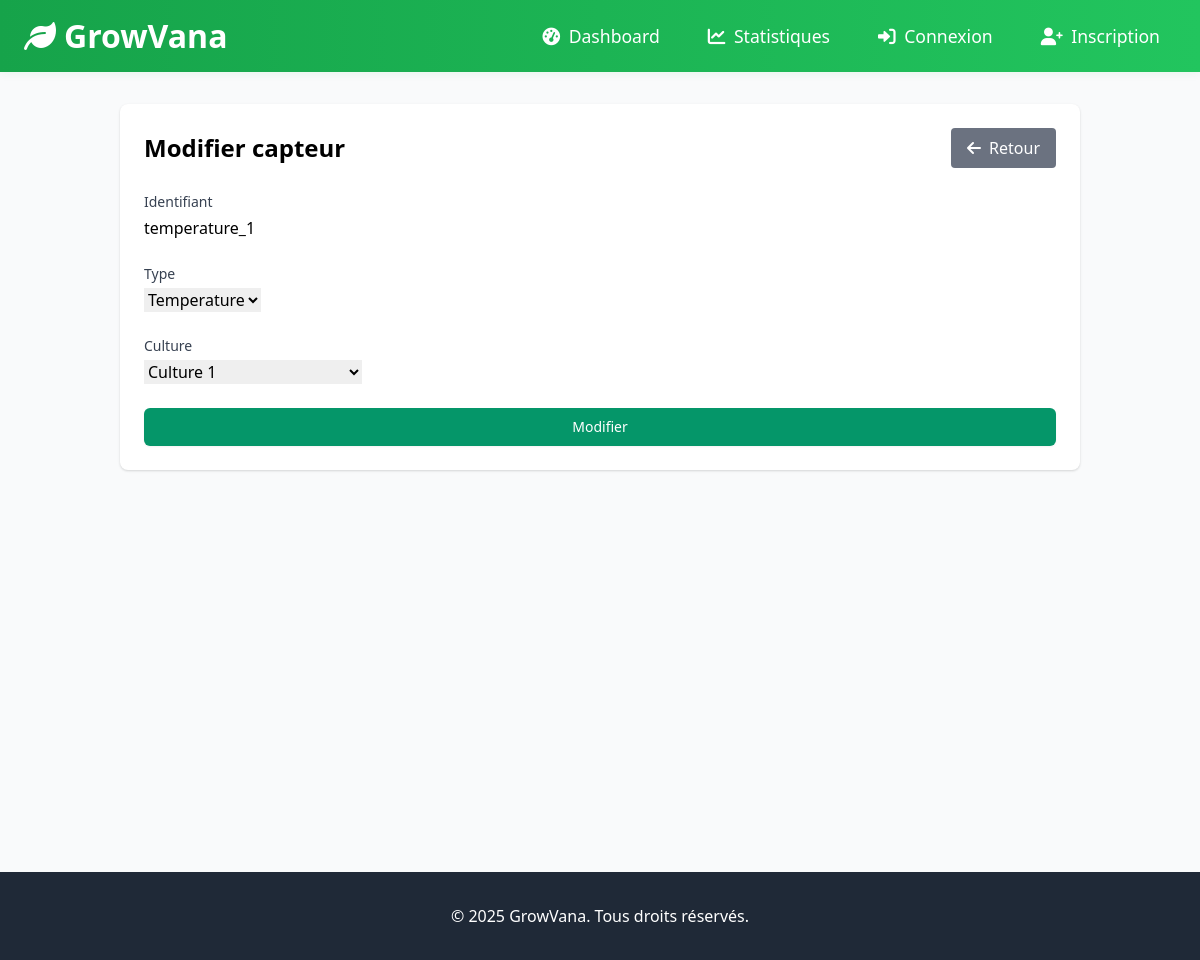
The page /capteurs/1/edit/ on the database its author committed.
### capteurs/models.py (models this page shows, shortened)
class Capteur(models.Model):
    identifier = models.CharField(max_length=100, unique=True)
    type = models.ForeignKey(CapteurType, on_delete=models.CASCADE)
    culture = models.ForeignKey(Culture, on_delete=models.CASCADE, related_name='capteurs')

### capteurs/views.py (the view)
# urls.py: path('<int:pk>/edit/', views.capteur_edit, name='capteur-edit'),
def capteur_edit(request, pk):
    capteur = get_object_or_404(Capteur, pk=pk)
    if request.method == 'POST':
        form = CapteurForm(request.POST, instance=capteur)
        if form.is_valid():
            form.save()
            return redirect('capteurs:capteur-detail', pk=pk)
    else:
        form = CapteurForm(instance=capteur)
    return render(request, 'capteurs/form.html', {'form': form, 'action': 'Edit'})

### capteurs/forms.py
class CapteurForm(forms.ModelForm):
    class Meta:
        model = Capteur
        fields = ['identifier', 'type', 'culture']

### capteurs/models.py (called while the page is built)
    def __str__(self):
        return self.name

### culture/models.py (called while the page is built)
    def __str__(self):
        return self.name

### capteurs/templates/capteurs/form.html (shortened to what this page needs)
{% extends 'base.html' %}
{% block content %}
<div class="container mx-auto p-4">
    <div class="bg-white rounded-lg shadow p-6">
        <div class="flex justify-between items-center mb-6">
            <h1 class="text-2xl font-bold">{% if action == 'Create' %}Nouveau capteur{% else %}Modifier capteur{% endif %}</h1>
            <a href="{% url 'capteurs:capteur-list' %}" class="bg-gray-500 text-white px-4 py-2 rounded hover:bg-gray-600">
                <i class="fas fa-arrow-left mr-2"></i>Retour
            </a>
        </div>
        <form method="post" class="space-y-6">
            <div>
                <label class="block text-sm font-medium text-gray-700">Identifiant</label>
                <div class="mt-1">
                    {{ form.identifier }}
                </div>
            </div>
            <div>
                <label class="block text-sm font-medium text-gray-700">Type</label>
                <div class="mt-1">
                    {{ form.type }}
                </div>
            </div>
            <div>
                <label class="block text-sm font-medium text-gray-700">Culture</label>
                <div class="mt-1">
                    {{ form.culture }}
                </div>
            </div>
            <div>
                <button type="submit" class="w-full flex justify-center py-2 px-4 border border-transparent rounded-md shadow-sm text-sm font-medium text-white bg-green-600 hover:bg-green-700 focus:outline-none focus:ring-2 focus:ring-offset-2 focus:ring-green-500">
                    {% if action == 'Create' %}Créer{% else %}Modifier{% endif %}
                </button>
            </div>
        </form>
    </div>
</div>
{% endblock %}

### static/css/styles.css (style rules this page uses)
input[type="text"], input[type="email"], input[type="password"], select, textarea { transition: border-color 0.2s, box-shadow 0.2s; }
button[type="submit"] { transition: background 0.2s, box-shadow 0.2s, transform 0.1s; }

### rows shown on the page
Capteur: identifier "temperature_1", type "Temperature", culture "Culture 1"
